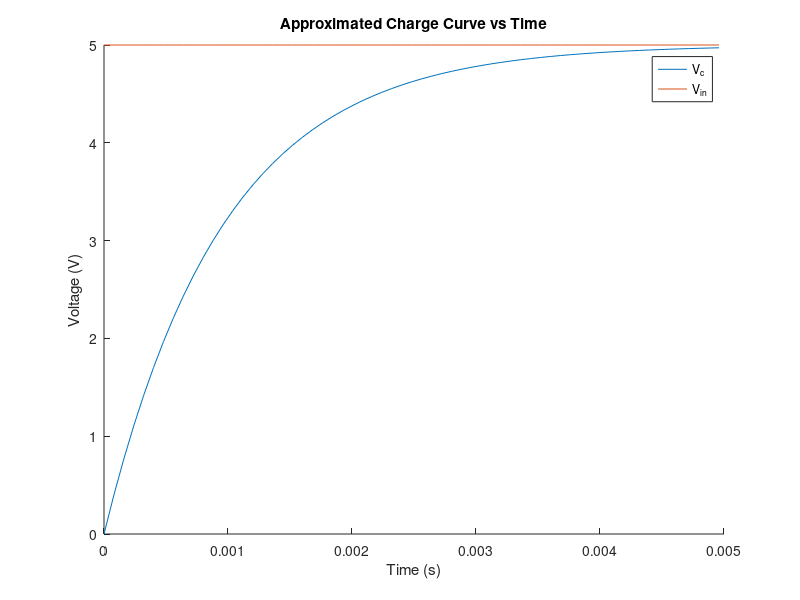
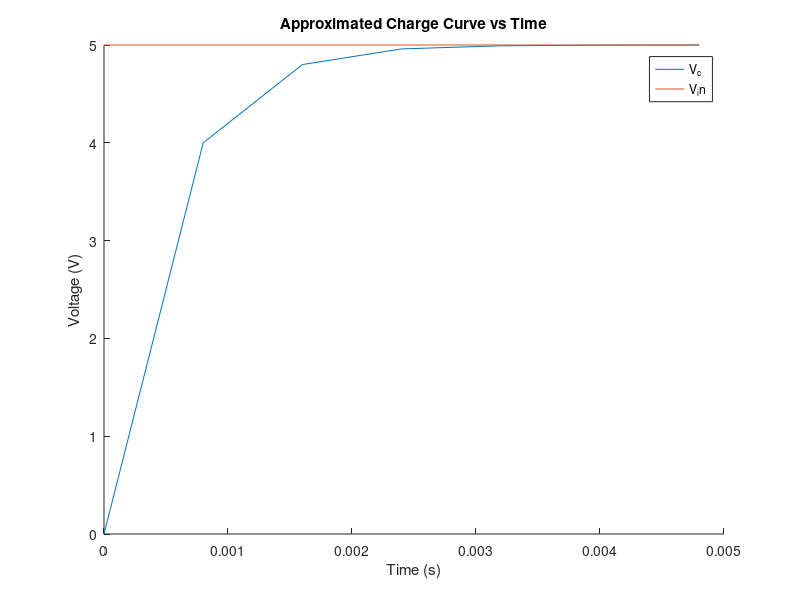
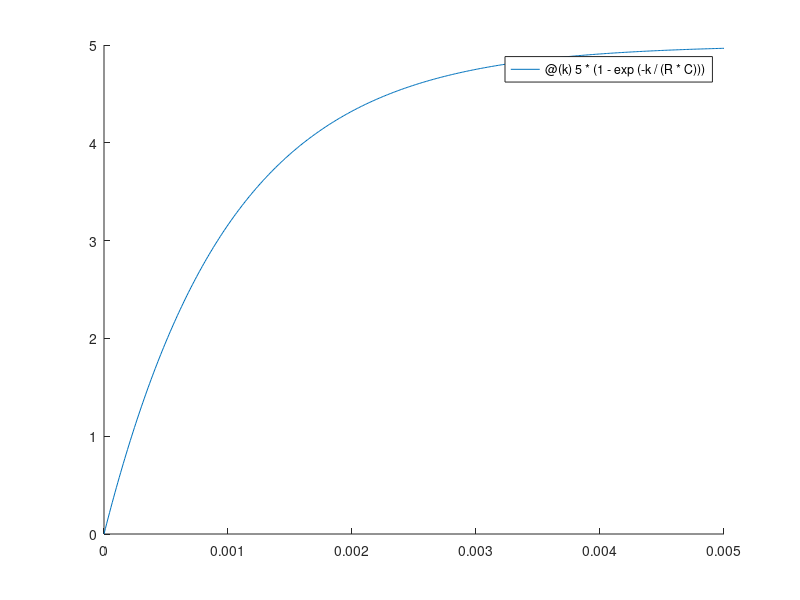

Here is the MATLAB script that generated these plots, in order: (Note: this script raises an error after producing the figures.)
%% Case Study 3: Circuits
% Part 1: modeling an RC circuit.

clear all;
close all;
%% Equations of Note

t = 5e-3;      % total time of 5e-3 seconds, as seen in figure 2 of the handout. 
R = 1e3;       % 1 k ohms
C = 1e-6;      % 1 micro F
h = 8e-5;      % sampling rate in seconds per sample
hprime = 8e-4; % Sampling rate in seconds per sample as given in Task 1 Part 2.2.

timesteps  = 0:h:t;
Vinput     = 5 * ones(1, length(timesteps));
Vcapacitor = zeros(1, length(timesteps));

%% Construction and Execution of the model with h.

for k = 1:length(timesteps)
    Vcapacitor(k+1) = (1 - (h / (R * C))) * Vcapacitor(k) + (h / (R * C)) * Vinput(k); % Equation #10
end
%% Plotting of data with h

figure(1);
hold on;
plot(timesteps, Vcapacitor(1:end-1));
plot(timesteps, Vinput);
hold off;
xlabel("Time (s)");
ylabel("Voltage (V)");
title("Approximated Charge Curve vs Time");
legend("V_c", "V_i_n", "location", "best");

%% Construction and Execution of the model with h'.
timestepsprime = 0:hprime:t;
Vinputprime = 5 * ones(1, length(timestepsprime));
Vcapacitorprime = zeros(1, length(timestepsprime));
for k = 1:length(timestepsprime)
    Vcapacitorprime(k+1) = (1 - (hprime / (R * C))) * Vcapacitorprime(k) + (hprime / (R * C)) * Vinputprime(k); % Equation #10
end

%% Plotting of data with h'
figure(2);
hold on;
plot(timestepsprime, Vcapacitorprime(1:end-1));
plot(timestepsprime, Vinputprime);
hold off;
xlabel("Time (s)");
ylabel("Voltage (V)");
title("Approximated Charge Curve vs Time");
legend("V_c", "V_in", "location", "best");

%% Task 2
figure(3);
hold on;
% this is the theoretical charge function
fplot(@(k) 5*(1-exp(-k/(R*C))), [0 t]);
% this is |V_in| = 5.
fplot(5, [0 t]);
hold off;
xlabel("Time (s)");
ylabel("Voltage (V)");
title("Theoretical Charge Curve vs Time");
legend("V_c", "V_in", "location", "best");

% A comparison of the charges:
disp((5 * (1 - exp(-t / (R*C)))) - Vcapacitor(end));
